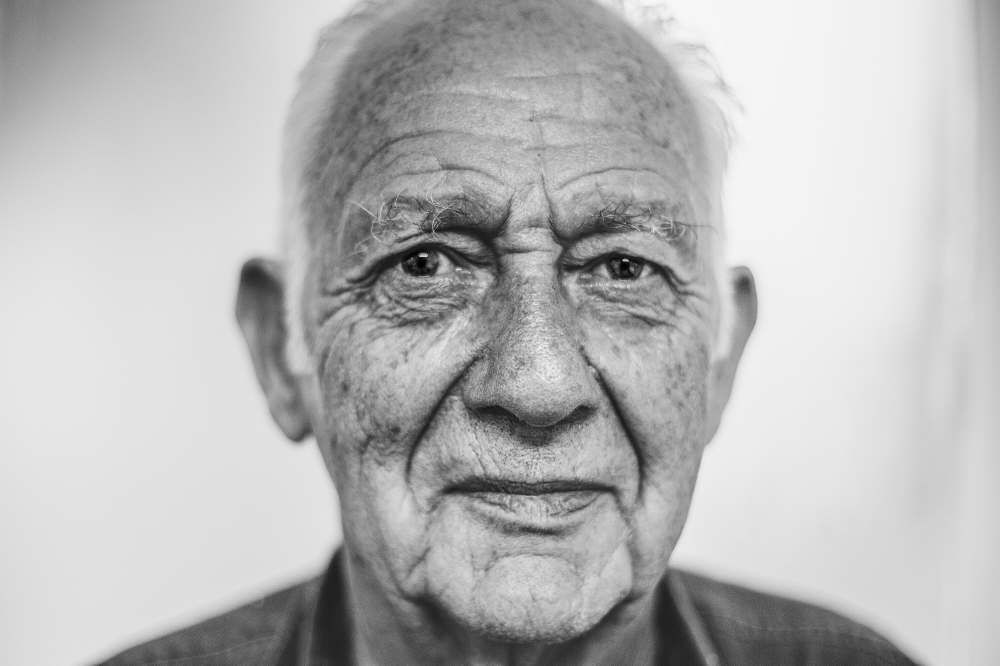
#> input picture Resources/face5.jpg, 3000 x 1997 px (shown at 1/3 size)
$ python side.py
#> lines starting #> are read from the running program, lines starting #| are printed output that depends on the picture; after the words box and inside, x2 and y2 are one past the last pixel; in counts of white or black regions, pixels touching at a corner belong together
import cv2
import numpy as np
from matplotlib import pyplot as plt
# from IPython.display import display, Image
import math


def resize(img, scale_percent):
    width = int(img.shape[1] * scale_percent / 100)
    height = int(img.shape[0] * scale_percent / 100)
    dim = (width, height)
    resized = cv2.resize(img, dim, interpolation=cv2.INTER_AREA)
    return resized


lefteye_cascade = cv2.CascadeClassifier(
    "Resources\haarcascade_lefteye_2splits.xml")
righteye_cascade = cv2.CascadeClassifier(
    "Resources\haarcascade_righteye_2splits.xml")
face_cascade = cv2.CascadeClassifier(
    "Resources\haarcascade_frontalface_default.xml")
img = cv2.imread("Resources/face5.jpg")
#> img is the input picture: shape (1997, 3000, 3); min 0, max 255, mean 184.2
while img.shape[0] > 400:
    print(img.shape)
    img = resize(img, 90)
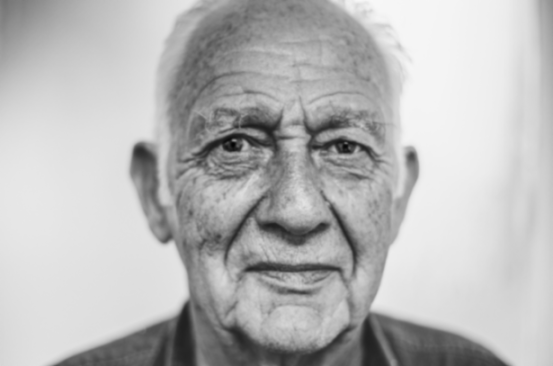
#> img: shape (366, 553, 3); min 3, max 248, mean 184.2

gray_img = cv2.cvtColor(img, cv2.COLOR_BGR2GRAY)
faces = face_cascade.detectMultiScale(
    gray_img, scaleFactor=1.05, minNeighbors=10)
#> faces = [[145, 31, 296, 296]]
edges = cv2.Canny(gray_img, 100, 100)
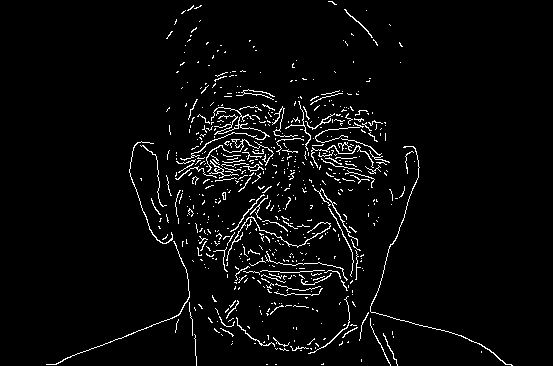
#> edges: shape (366, 553); 3.7% white in thin lines or dots, all inside (x1, y1, x2, y2) = (46, 1, 513, 366)
cv2.imshow("edges", edges)
cv2.waitKey(0)

# [14 lines of commented-out code are left out]
